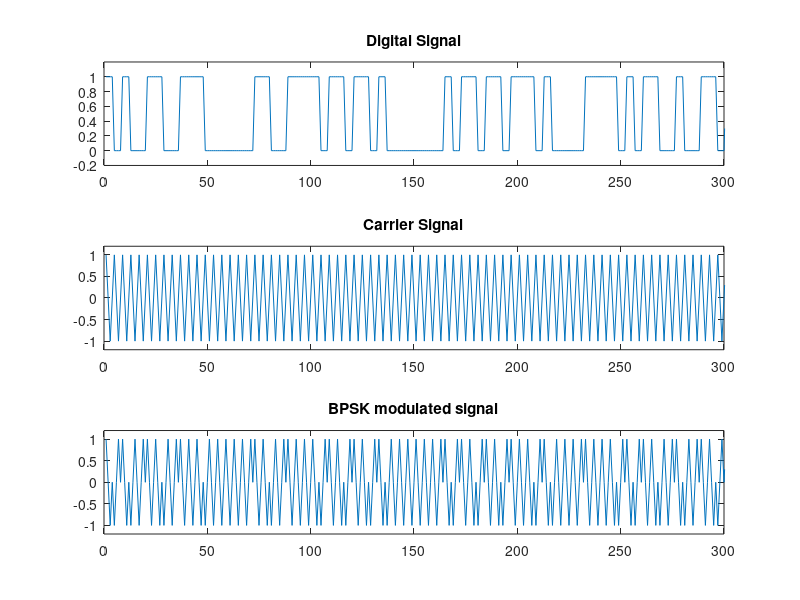

This figure's MATLAB source:
nSamplePoints = 1024;
rN = rand(1, nSamplePoints);
rBinary = round(rN);   

Fc = 2;                     
Fs = 4;                    
nCycles = 1;
Tb = nCycles/Fc;            
t = 0:1/Fs:(nCycles-1/Fs);
xC = cos(2*pi*t);  


A = 1;                           

bitStream = [];
carrierSignal = [];
i = 1;

while(i<=nSamplePoints)
    if(rBinary(i))
        bitStream = [bitStream ones(1,length(xC))];
    else
        bitStream = [bitStream zeros(1,length(xC))];
    end
    carrierSignal = [carrierSignal A*xC];
    i = i+1;
end

bits = 2*(bitStream-0.5);
bpskSignal = carrierSignal.*bits;
plot(bits);
xlim([0 300]); ylim([-1.2 1.2]);

figure(1);
subplot(3,1,1); plot(bitStream); title('Digital Signal');
xlim([0 300]); ylim([-0.2 1.2]);
subplot(3,1,2); plot(carrierSignal); title('Carrier Signal');
xlim([0 300]); ylim([-1.2 1.2]);
subplot(3,1,3); plot(bpskSignal); title('BPSK modulated signal');
xlim([0 300]); ylim([-1.2 1.2]);